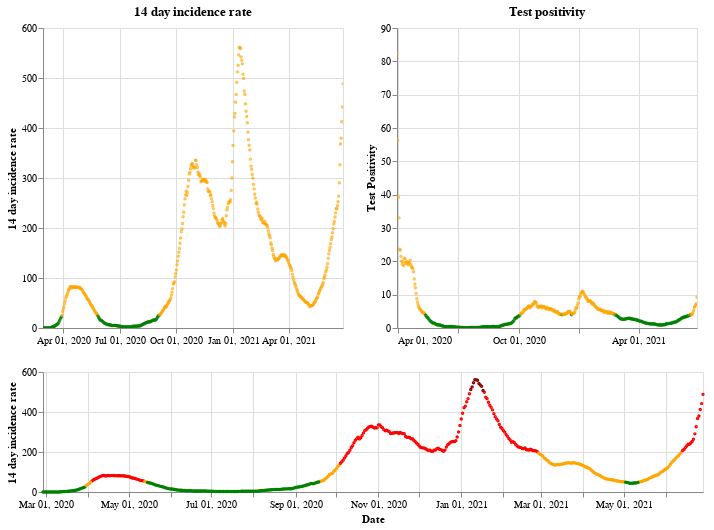

Write notebook code for a chart like this one.
### Markdown cell above
## Scotland

### Code cell
plot_traffic_light('Scotland')

### Figure 1 — Vega-Lite specification as saved in the notebook (floating-point values rounded to 4 significant figures; data arrays with more than 128 entries replaced by an {"elided": "..."} marker saying what was removed)
{"config": {"view": {"continuousWidth": 400, "continuousHeight": 300}}, "vconcat": [{"hconcat": [{"mark": {"type": "point", "size": 2}, "encoding": {"color": {"condition": {"value": "green", "test": "(datum.twoWeeklyCasesRate <= 25)"}, "value": "orange"}, "tooltip": [{"type": "nominal", "field": "areaName"}, {"type": "temporal", "field": "date"}, {"type": "quantitative", "field": "twoWeeklyCasesRate"}, {"type": "quantitative", "field": "testPositivity"}], "x": {"type": "temporal", "axis": {"title": ""}, "field": "date", "scale": {"domain": {"selection": "DateBrush"}}, "timeUnit": "yearmonthdate"}, "y": {"type": "quantitative", "axis": {"title": "14 day incidence rate"}, "field": "twoWeeklyCasesRate"}}, "title": "14 day incidence rate", "width": 300}, {"mark": {"type": "point", "size": 2}, "encoding": {"color": {"condition": {"value": "green", "test": "(datum.testPositivity <= 4)"}, "value": "orange"}, "tooltip": [{"type": "nominal", "field": "areaName"}, {"type": "temporal", "field": "date"}, {"type": "quantitative", "field": "twoWeeklyCasesRate"}, {"type": "quantitative", "field": "testPositivity"}], "x": {"type": "temporal", "axis": {"title": ""}, "field": "date", "scale": {"domain": {"selection": "DateBrush"}}, "timeUnit": "yearmonthdate"}, "y": {"type": "quantitative", "axis": {"title": "Test Positivity"}, "field": "testPositivity"}}, "title": "Test positivity", "width": 300}]}, {"layer": [{"mark": {"type": "point", "size": 2}, "encoding": {"color": {"condition": {"value": "orange", "test": "(((datum.testPositivity < 4) && (datum.twoWeeklyCasesRate >= 50)) && (datum.twoWeeklyCasesRate < 200))"}, "value": "red"}, "opacity": {"condition": {"value": 1, "test": "((datum.twoWeeklyCasesRate >= 50) && (datum.twoWeeklyCasesRate < 500))"}, "value": 0}, "tooltip": [{"type": "nominal", "field": "areaName"}, {"type": "temporal", "field": "date"}, {"type": "quantitative", "field": "twoWeeklyCasesRate"}, {"type": "quantitative", "field": "testPositivity"}], "x": {"type": "temporal", "axis": {"title": "Date"}, "field": "date", "timeUnit": "yearmonthdate"}, "y": {"type": "quantitative", "axis": {"title": "14 day incidence rate"}, "field": "twoWeeklyCasesRate"}}, "selection": {"DateBrush": {"type": "interval", "encodings": ["x"], "fields": ["Time"]}}}, {"mark": {"type": "point", "size": 2}, "encoding": {"color": {"value": "darkred"}, "opacity": {"condition": {"value": 1, "test": "(datum.twoWeeklyCasesRate >= 500)"}, "value": 0}, "tooltip": [{"type": "nominal", "field": "areaName"}, {"type": "temporal", "field": "date"}, {"type": "quantitative", "field": "twoWeeklyCasesRate"}, {"type": "quantitative", "field": "testPositivity"}], "x": {"type": "temporal", "axis": {"title": "Date"}, "field": "date", "timeUnit": "yearmonthdate"}, "y": {"type": "quantitative", "axis": {"title": "14 day incidence rate"}, "field": "twoWeeklyCasesRate"}}}, {"mark": {"type": "point", "size": 2}, "encoding": {"color": {"condition": {"value": "green", "test": "((datum.testPositivity < 4) && (datum.twoWeeklyCasesRate < 50))"}, "value": "orange"}, "opacity": {"condition": {"value": 1, "test": "(datum.twoWeeklyCasesRate < 50)"}, "value": 0}, "tooltip": [{"type": "nominal", "field": "areaName"}, {"type": "temporal", "field": "date"}, {"type": "quantitative", "field": "twoWeeklyCasesRate"}, {"type": "quantitative", "field": "testPositivity"}], "x": {"type": "temporal", "axis": {"title": "Date"}, "field": "date", "timeUnit": "yearmonthdate"}, "y": {"type": "quantitative", "axis": {"title": "14 day incidence rate"}, "field": "twoWeeklyCasesRate"}}}], "height": 120, "width": 660}], "data": {"name": "data-3a2335b6fc47920442113ec8051ae317"}, "$schema": "https://vega.github.io/schema/vega-lite/v4.8.1.json", "datasets": {"data-3a2335b6fc47920442113ec8051ae317": {"elided": "487 records"}}}
